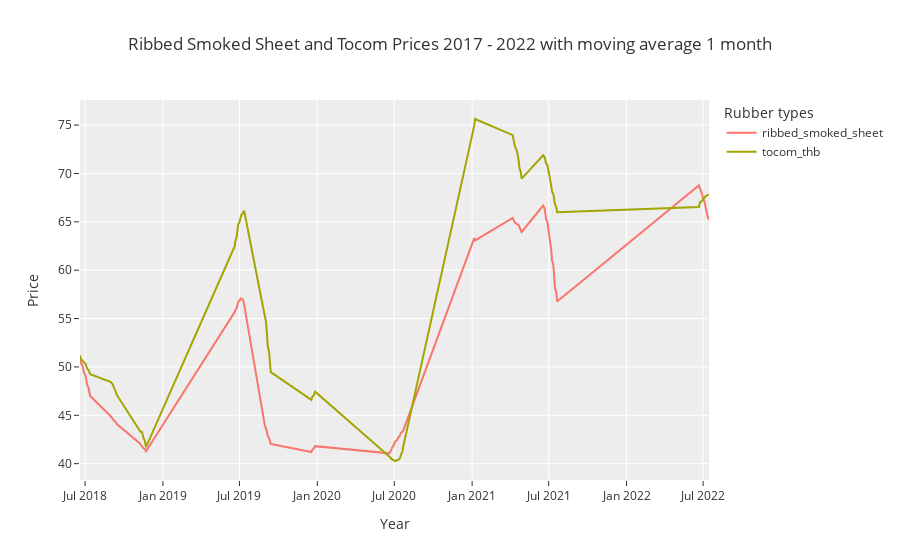

The notebook cell this image was saved under:
### Code cell
# plot ribbed_smoked_sheet and latex prices line chart
# with remove missing values for all varaibles
plot_line(['ribbed_smoked_sheet', 'tocom_thb'], 30,
          rubber, title = 'Ribbed Smoked Sheet and Tocom Prices 2017 - 2022 with moving average 1 month')

### Figure 1 — Plotly figure (JSON) as saved in the notebook; plotly's stock layout.template omitted (floating-point values rounded to 4 significant figures; data arrays with more than 128 entries replaced by an {"elided": "..."} marker saying what was removed)
{"data": [{"hovertemplate": "Rubber types=ribbed_smoked_sheet<br>Year=%{x}<br>Price=%{y}<extra></extra>", "legendgroup": "ribbed_smoked_sheet", "line": {"color": "#F8766D", "dash": "solid"}, "marker": {"symbol": "circle"}, "mode": "lines", "name": "ribbed_smoked_sheet", "orientation": "v", "showlegend": true, "type": "scatter", "x": {"elided": "159 str values"}, "xaxis": "x", "y": {"elided": "159 float values"}, "yaxis": "y"}, {"hovertemplate": "Rubber types=tocom_thb<br>Year=%{x}<br>Price=%{y}<extra></extra>", "legendgroup": "tocom_thb", "line": {"color": "#A3A500", "dash": "solid"}, "marker": {"symbol": "circle"}, "mode": "lines", "name": "tocom_thb", "orientation": "v", "showlegend": true, "type": "scatter", "x": {"elided": "159 str values"}, "xaxis": "x", "y": {"elided": "159 float values"}, "yaxis": "y"}], "layout": {"autosize": true, "legend": {"title": {"text": "Rubber types"}, "tracegroupgap": 0}, "title": {"text": "Ribbed Smoked Sheet and Tocom Prices 2017 - 2022 with moving average 1 month"}, "xaxis": {"anchor": "y", "autorange": true, "domain": [0, 1], "range": ["2018-06-19", "2022-07-15"], "title": {"text": "Year"}, "type": "date"}, "yaxis": {"anchor": "x", "autorange": true, "domain": [0, 1], "range": [38.31, 77.59], "title": {"text": "Price"}, "type": "linear"}}}
